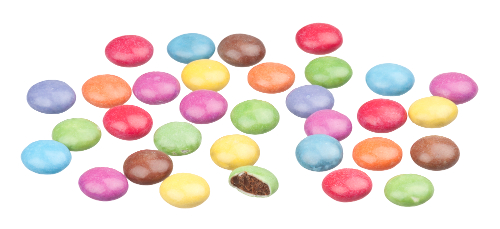
#> input picture smarties.png, 500 x 229 px
$ python TP1.py
#> lines starting #> are read from the running program, lines starting #| are printed output that depends on the picture; after the words box and inside, x2 and y2 are one past the last pixel; in counts of white or black regions, pixels touching at a corner belong together
import numpy as np
import cv2 as cv
from matplotlib import pyplot as plt

I = cv.imread('smarties.png',0)
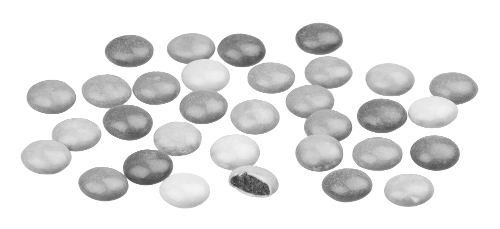
#> I: shape (229, 500); min 49, max 255, mean 226.2
n,p = I.shape
#> n = 229; p = 500
ret,I_seuil = cv.threshold(I,245,255,cv.THRESH_BINARY)
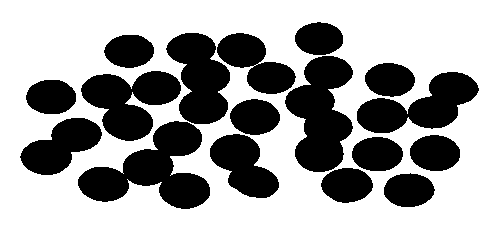
#> I_seuil: shape (229, 500); 63% white; 17 black regions, largest, box (x1, y1, x2, y2) and area: (78, 121, 210, 209) 5628, (285, 56, 353, 172) 5010, (81, 71, 181, 141) 4087

I_dist = cv.distanceTransform(255-I_seuil, cv.DIST_L2, 5)
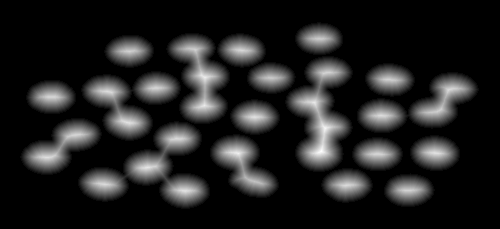
#> I_dist: shape (229, 500) float32; min 0, max 20.58, mean 2.6; drawn with min black and max white
ret2,I_dist_seuil = cv.threshold(I_dist,10,255,cv.THRESH_BINARY)
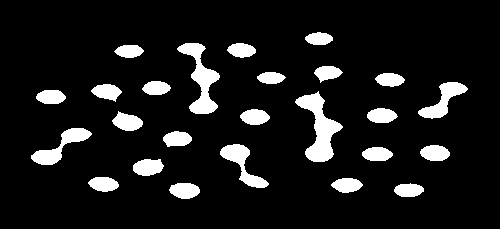
#> I_dist_seuil: shape (229, 500) float32; 10.1% white; 25 white regions, largest, box (x1, y1, x2, y2) and area: (295, 91, 343, 162) 1401, (177, 43, 220, 114) 1188, (31, 128, 92, 165) 779

element = np.ones((2, 17), np.uint8)
I_ero = cv.erode(I_dist_seuil, element,iterations = 1)
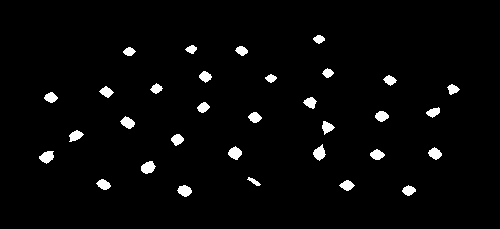
#> I_ero: shape (229, 500) float32; 2.8% white; 32 white regions, largest, box (x1, y1, x2, y2) and area: (141, 161, 156, 174) 136, (39, 151, 54, 164) 131, (313, 144, 326, 161) 129

num_labels,labels = cv.connectedComponents(I_ero.astype(np.uint8))
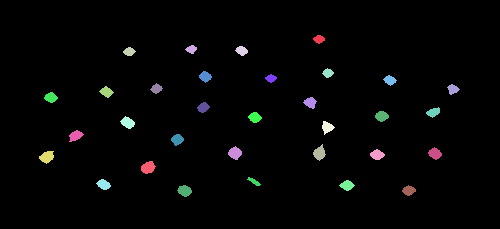
#> labels: shape (229, 500) int32; 33 distinct labels, from 0 to 32; one colour per label, 0 black
#> num_labels = 33

I_marquee = labels + I_seuil * (num_labels + 1) / 255
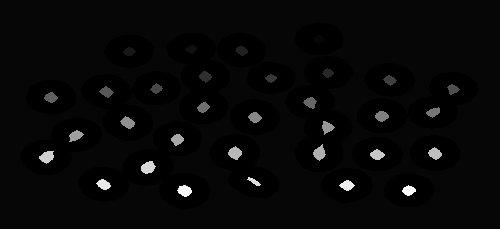
#> I_marquee: shape (229, 500) float64; min 0, max 32, mean 1; drawn with min black and max white


plt.subplot(2,3,1)
plt.imshow(I,'gray')
plt.title("Image d'origine en nuances de gris")
plt.subplot(2,3,2)
plt.imshow(I_seuil,'gray')
plt.title("Image seuillée")
plt.subplot(2,3,3)
plt.imshow(I_dist,'gray')
plt.title("Image de la fonction distance")
plt.subplot(2,3,4)
plt.imshow(I_dist_seuil,'gray')
plt.title("Image de la fonction distance seuillée")
plt.subplot(2,3,5)
plt.imshow(I_ero,'gray')
plt.title("Image de la fonction distance, seuillée et érodée")
plt.subplot(2,3,6)
plt.imshow(I_marquee,'jet')
plt.title("Image seuillée et marquée")
plt.show()
